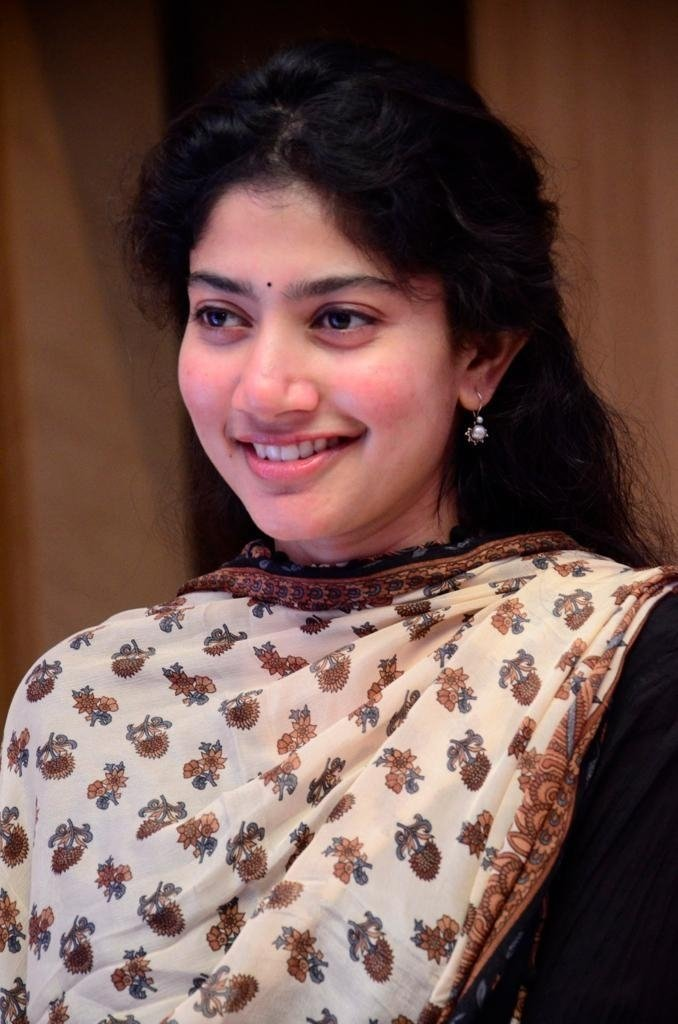
#> input picture model/test_images/saipallavi.jpg, 678 x 1024 px
$ jupyter execute --allow-errors data_cleaning.ipynb   (shell and % lines are left out)
#> lines starting #> are read from the running program, lines starting #| are printed output that depends on the picture; after the words box and inside, x2 and y2 are one past the last pixel; in counts of white or black regions, pixels touching at a corner belong together
<h2 style='color:blue' align='center'>Sports Celebrity Image Classification: Data Cleaning<h2>

Special thanks to Debjyoti Paul (My data scientist friend at Amazon) for help with this project

[cell 1]
import numpy as np
import cv2
import matplotlib
from matplotlib import pyplot as plt

#### When we look at any image, most of the time we identify a person using a face. An image might contain multiple faces, also the face can be obstructed and not clear. The first step in our pre-processing pipeline is to detect faces from an image. Once face is detected, we will detect eyes, if two eyes are detected then only we keep that image otherwise discard it.</h4>

#### Now how do you detect face and eyes?

[cell 2]
img = cv2.imread('./test_images/saipallavi.jpg')
#> img is the input picture: shape (1024, 678, 3); mean B, G, R 77, 83.4, 111.6
img.shape
#> Out = (1024, 678, 3)

[cell 3]
plt.imshow(img)

[cell 4]
gray = cv2.cvtColor(img, cv2.COLOR_BGR2GRAY)
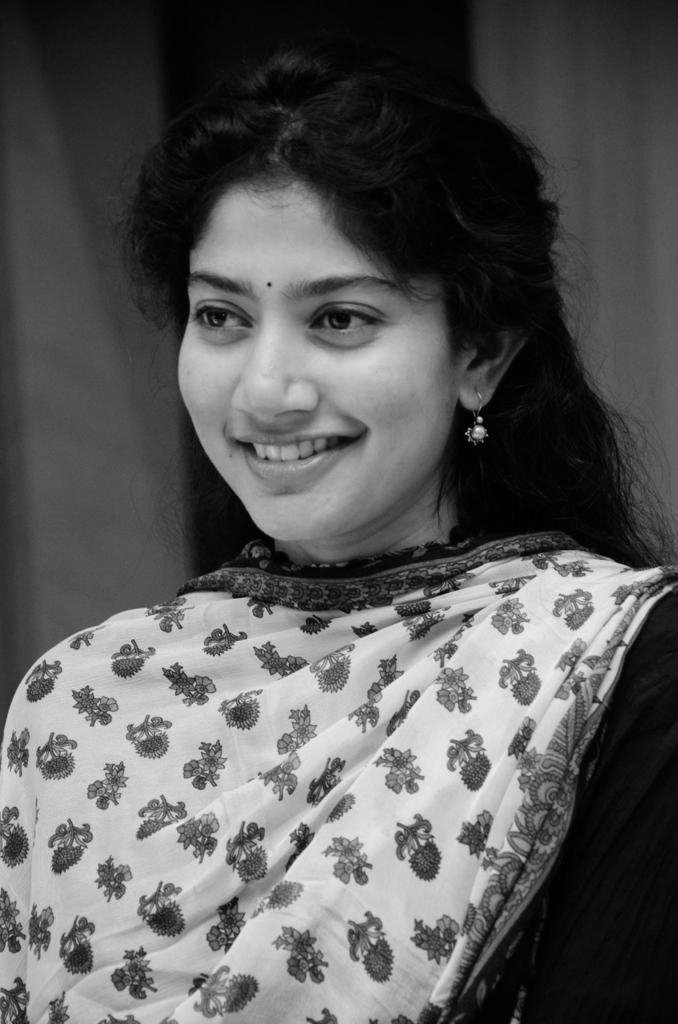
#> gray: shape (1024, 678); min 0, max 247, mean 91.1
gray.shape
#> Out = (1024, 678)

[cell 5]
gray

[cell 6]
plt.imshow(gray, cmap='gray')

[cell 7]
face_cascade = cv2.CascadeClassifier('./opencv/haarcascades/haarcascade_frontalface_default.xml')
eye_cascade = cv2.CascadeClassifier('./opencv/haarcascades/haarcascade_eye.xml')

faces = face_cascade.detectMultiScale(gray, 1.3, 5)
#> faces = [[128, 194, 326, 326]]
faces
#> Out = [[128, 194, 326, 326]]

[cell 8]
(x,y,w,h) = faces[0]
#> x = 128; y = 194; w = 326; h = 326
x,y,w,h
#> Out = (128, 194, 326, 326)

[cell 9]
face_img = cv2.rectangle(img,(x,y),(x+w,y+h),(255,0,0),2)
plt.imshow(face_img)

[cell 10]
cv2.destroyAllWindows()
for (x,y,w,h) in faces:
    face_img = cv2.rectangle(img,(x,y),(x+w,y+h),(255,0,0),2)
    roi_gray = gray[y:y+h, x:x+w]
    roi_color = face_img[y:y+h, x:x+w]
    eyes = eye_cascade.detectMultiScale(roi_gray)
    for (ex,ey,ew,eh) in eyes:
        cv2.rectangle(roi_color,(ex,ey),(ex+ew,ey+eh),(0,255,0),2)
#> this loop made 1 pass
#> (x, y, w, h, eyes) on pass 1: (128, 194, 326, 326, [[60, 93, 61, 61], [169, 92, 70, 70]])
#> pass 1, `roi_gray = gray[y:y+h, x:x+w]`:
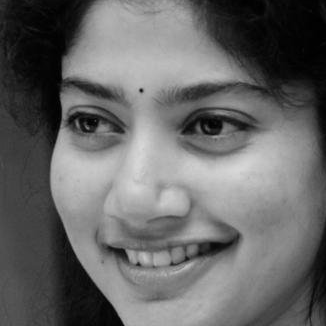
#> roi_gray: shape (326, 326); min 0, max 216, mean 103
#> pass 1, `roi_color = face_img[y:y+h, x:x+w]`:
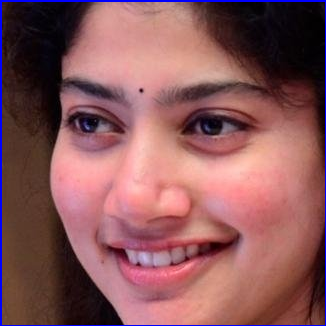
#> roi_color: shape (326, 326, 3); mean B, G, R 90.3, 87, 137.4
#> after the loop:
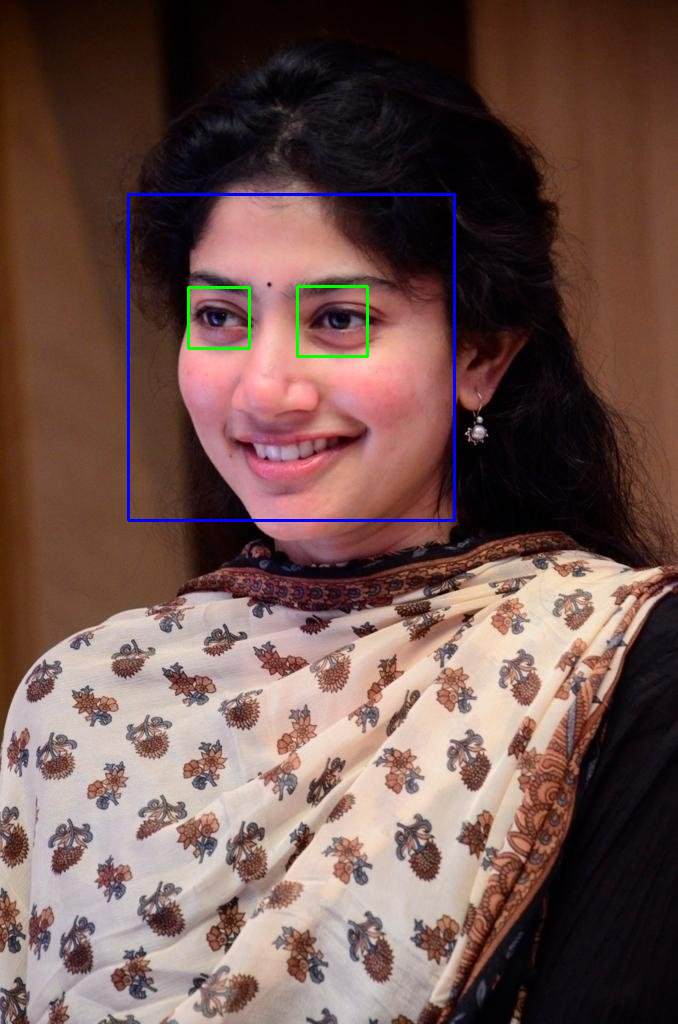
#> img: shape (1024, 678, 3); mean B, G, R 78, 83.4, 110.8
#> after the loop:
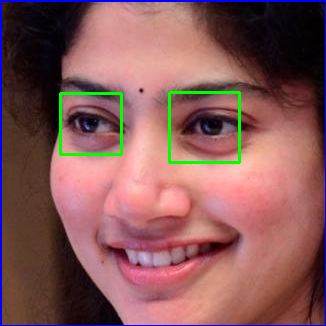
#> roi_color: shape (326, 326, 3); 1.47% of pixels changed, all inside (x1, y1, x2, y2) = (59, 91, 241, 164)


plt.figure()
plt.imshow(face_img, cmap='gray')
plt.show()

[cell 11]
plt.imshow(roi_color, cmap='gray')

[cell 12]
def get_cropped_image_if_2_eyes(image_path):
    img = cv2.imread(image_path)
    gray = cv2.cvtColor(img, cv2.COLOR_BGR2GRAY)
    faces = face_cascade.detectMultiScale(gray, 1.3, 5)
    for (x,y,w,h) in faces:
        roi_gray = gray[y:y+h, x:x+w]
        roi_color = img[y:y+h, x:x+w]
        eyes = eye_cascade.detectMultiScale(roi_gray)
        if len(eyes) >= 2:
            return roi_color

[cell 13]
original_image = cv2.imread('./test_images/sharapova1.jpg')
#> (the rest of this cell did not finish here and is left out)

#> (a cell that did not finish here is left out)

plt.imshow(cropped_image)

[cell 15]
org_image_obstructed = cv2.imread('./test_images/sharapova2.jpg')
#> (the rest of this cell did not finish here and is left out)

#> (a cell that did not finish here is left out)

cropped_image_no_2_eyes

[cell 17]
path_to_data = "./dataset/"
path_to_cr_data = "./dataset/cropped/"

[cell 18]
import os
img_dirs = []
for entry in os.scandir(path_to_data):
    if entry.is_dir():
        img_dirs.append(entry.path)

[cell 19]
img_dirs

[cell 20]
import shutil
if os.path.exists(path_to_cr_data):
     shutil.rmtree(path_to_cr_data)
os.mkdir(path_to_cr_data)

[cell 21]
cropped_image_dirs = []
celebrity_file_names_dict = {}

for img_dir in img_dirs:
    count = 1
    celebrity_name = img_dir.split('/')[-1]
    print(celebrity_name)

    celebrity_file_names_dict[celebrity_name] = []

    for entry in os.scandir(img_dir):
        roi_color = get_cropped_image_if_2_eyes(entry.path)
#> call 3 of get_cropped_image_if_2_eyes, with image_path = './dataset/allu_arjun/allu_arjun1.png'
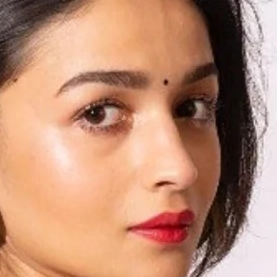
#> input picture model/dataset/allu_arjun/allu_arjun1.png, 277 x 277 px
#> in get_cropped_image_if_2_eyes, img is the input picture: shape (277, 277, 3); mean B, G, R 117.3, 141.7, 188.7
#> in get_cropped_image_if_2_eyes (call 3), `gray = cv2.cvtColor(img, cv2.COLOR_BGR2GRAY)`:
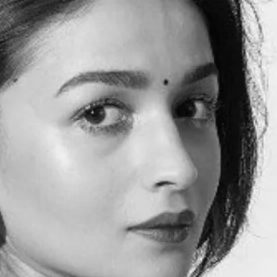
#> gray: shape (277, 277); min 3, max 248, mean 152.9
#> in get_cropped_image_if_2_eyes (call 3), `faces = face_cascade.detectMultiScale(gray, 1.3, 5)`: faces = [[16, 11, 255, 255]]
#> the loop in get_cropped_image_if_2_eyes, `for (x,y,w,h) in faces:` made 1 pass
#> pass 1, in get_cropped_image_if_2_eyes (call 3), `roi_gray = gray[y:y+h, x:x+w]`:
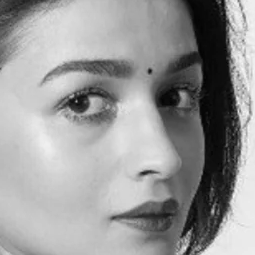
#> roi_gray: shape (255, 255); min 3, max 248, mean 152
#> pass 1, in get_cropped_image_if_2_eyes (call 3), `roi_color = img[y:y+h, x:x+w]`:
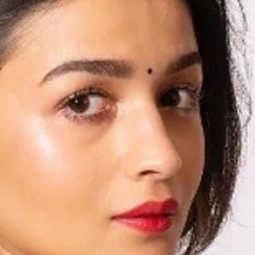
#> roi_color: shape (255, 255, 3); mean B, G, R 115.7, 140.4, 188.5
